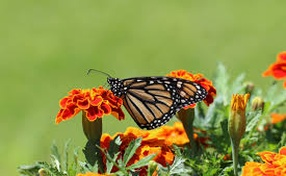
#> input picture 3.jfif, 286 x 176 px, found by its file name
$ python main4.py
#> lines starting #> are read from the running program, lines starting #| are printed output that depends on the picture
import cv2
image=cv2.imread("E:/Sruthi/Open CV/Lesson 4/3.jfif")
#> image is the input picture: shape (176, 286, 3); mean B, G, R 71.3, 147.5, 142.1
start_point=(0,0)
end_point=(250,250)
color=(0,255,0)
thickness=9

img=cv2.line(image,start_point,end_point,color,thickness)
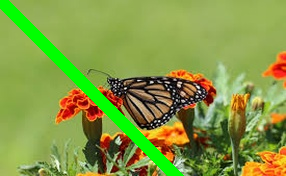
#> img: shape (176, 286, 3); mean B, G, R 67.6, 154.1, 132.6

cv2.imshow("Line",img)
cv2.waitKey(0)


#Draw rectangle
image=cv2.imread("E:/Sruthi/Open CV/Lesson 4/3.jfif")

start_point=(5,5)
end_point=(200,200)
color=(255,0,0)
thickness=5

img=cv2.rectangle(image,start_point,end_point,color,thickness)
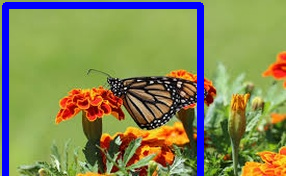
#> img: shape (176, 286, 3); mean B, G, R 84.4, 135.7, 131.8

cv2.imshow("Rectangle",img)
cv2.waitKey(0)


#Using thickness of -1px to fill the rectangle by black color

image=cv2.imread("E:/Sruthi/Open CV/Lesson 4/3.jfif")
start_point = (100,100)
end_point = (150,150)
color=(0,0,0)
thickness = -1

img=cv2.rectangle(image,start_point,end_point,color,thickness)
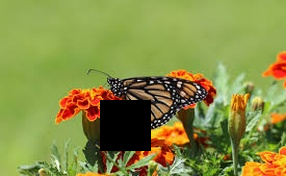
#> img: shape (176, 286, 3); mean B, G, R 68.8, 142.2, 134.6
cv2.imshow("coloured",img)
cv2.waitKey(0)


#Circle

image=cv2.imread("E:/Sruthi/Open CV/Lesson 4/3.jfif")

center_cor = (150,150)
radius=15
color=(255,150,0)
thickness=2

img=cv2.circle(image,center_cor,radius,color,thickness)
cv2.imshow("Circle",img)
cv2.waitKey(0)

#Filled circle

#Circle

image=cv2.imread("E:/Sruthi/Open CV/Lesson 4/3.jfif")

center_cor = (150,150)
radius=15
color=(255,150,0)
thickness=-1

img=cv2.circle(image,center_cor,radius,color,thickness)
cv2.imshow(" Filled Circle",img)
cv2.waitKey(0)

#Draw some text on image

image=cv2.imread("E:/Sruthi/Open CV/Lesson 4/3.jfif")

font=cv2.FONT_HERSHEY_COMPLEX
org=(50,50)
fontScale=1
color=(120,200,50)
thickness=2
img=cv2.putText(image,"OpenCV",org,font,fontScale,color,thickness,cv2.LINE_AA)
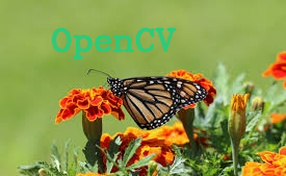
#> img: shape (176, 286, 3); mean B, G, R 72.4, 148.2, 139.7

cv2.imshow("Text on image",img)
cv2.waitKey(0)


cv2.destroyAllWindows()

$ run again, with 2.jfif copied over 3.jfif
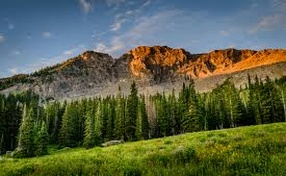
#> input picture 2.jfif, 286 x 176 px, found by its file name
#> image is the input picture: shape (176, 286, 3); mean B, G, R 71.8, 97, 89.4
#> `img=cv2.rectangle(image,start_point,end_point,color,thickness)`:
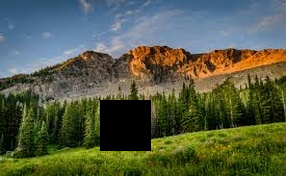
#> img: shape (176, 286, 3); mean B, G, R 70.6, 93, 85.8
#> `img=cv2.putText(image,"OpenCV",org,font,fontScale,color,thickness,cv2...`:
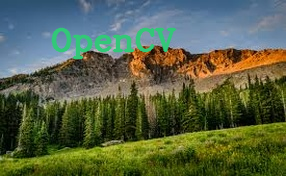
#> img: shape (176, 286, 3); mean B, G, R 70.8, 98.5, 87.4
